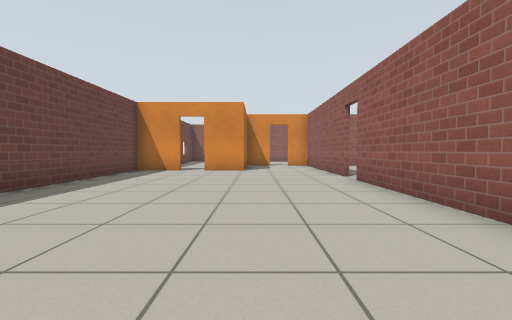
[1] (above)

16 first-person views from a walk through a Gazebo world. The camera is 0.72 m above the floor, tilts 2° down and sees 90° across. The floor is counted in squares, 1 m on a side. Each view is taken from the middle of a square. On the plan, view 1 faces up. The plan holds only what a view shows up to about 9 squares ahead; the rest is blank. Simple patterns stand in for the simulator's built-in surfaces.

[2]
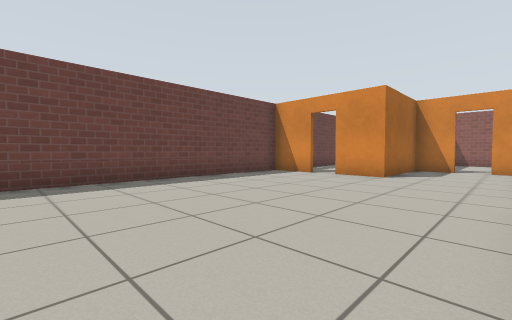

[3]
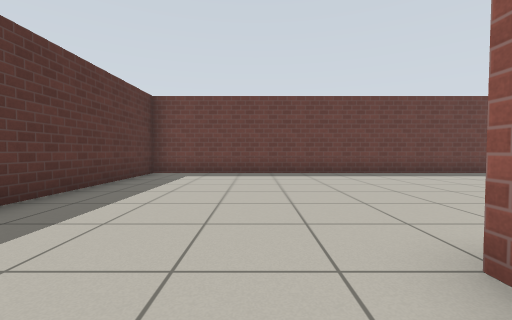

[4]
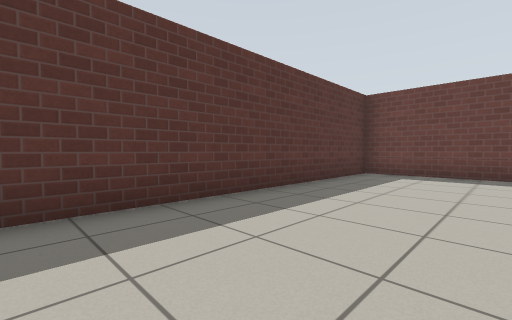

[5]
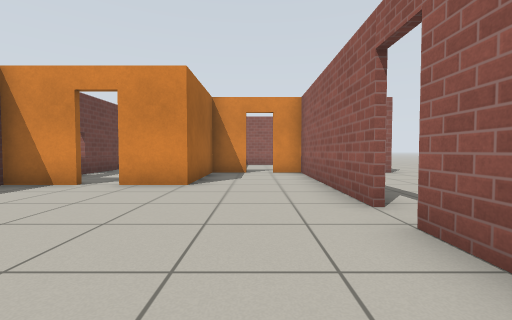

[6]
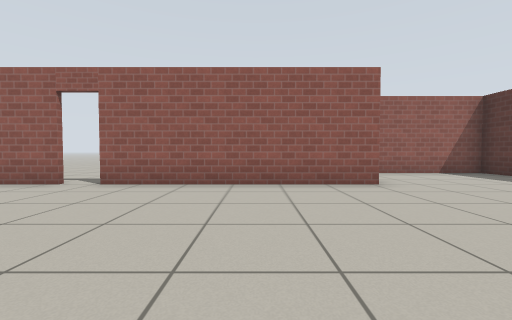

[7]
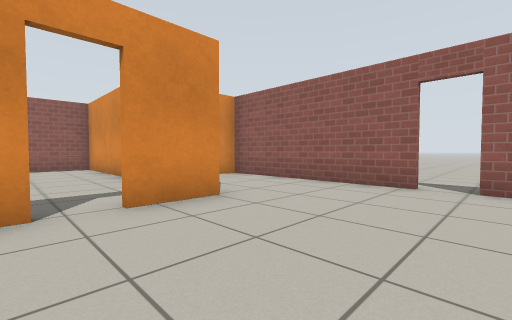

[8]
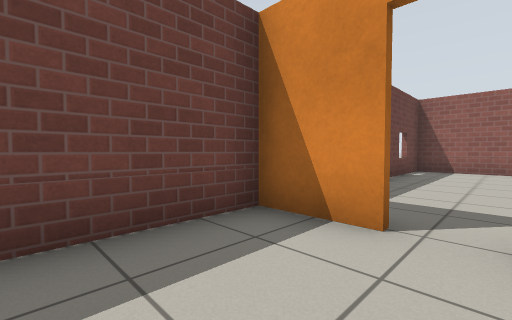

[9]
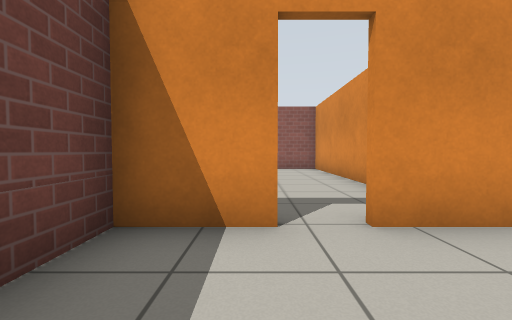

[10]
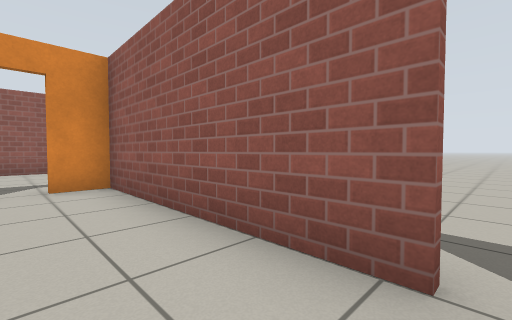

[11]
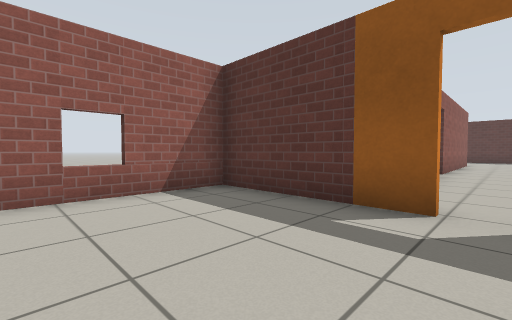

[12]
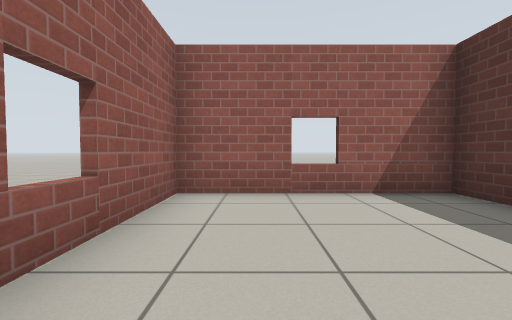

[13]
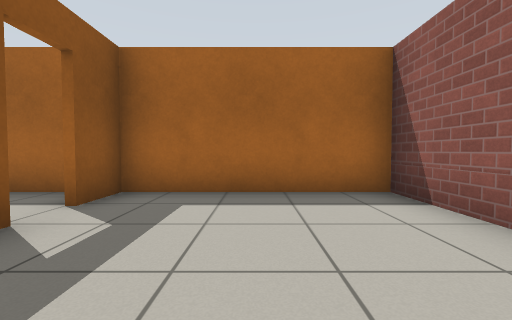

[14]
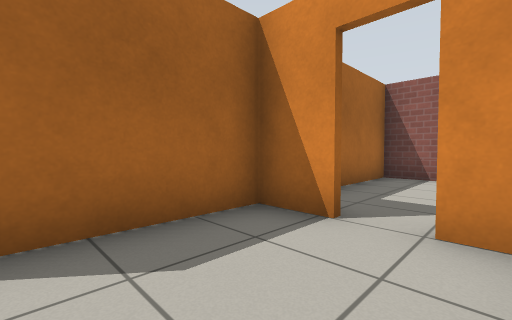

[15]
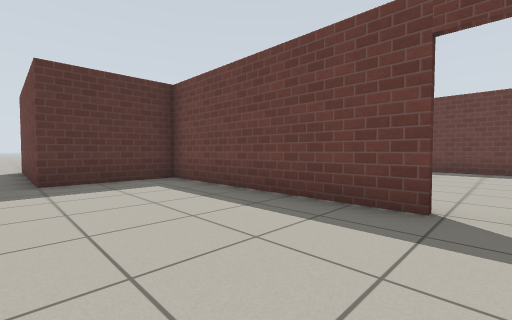

[16]
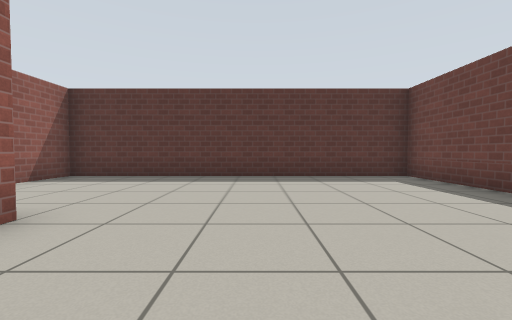

### Floor plan
Points are (right, up) in squares from view 1. A wall is a line through its corners. A room is listed if a view was taken in it or the views show most of it. See-through windows are left out.
Room 1 (views 1, 2, 3, 4, 5, 6, 7, 8, 9, 10, 14, 16)
walls: (2.5, 0.2) (2.5, 6.4); (2.5, 7.2) (2.5, 12.5) (1.5, 12.5); (-2.8, 9.4) (-4.3, 9.4) (-4.3, -4.3) (5.3, -4.3) (5.3, -1); (-0.4, 12.5) (-0.4, 9.4) (-2, 9.4); (0.7, 12.5) (-0.6, 12.5)
ways out: open door at (1, 13) to room 2; open door at (2.5, 7) to room 3; open door at (-2.5, 9.5) to room 4
Room 2 (views 11, 12, 13)
walls: (1.5, 12.6) (5.3, 12.6) (5.3, 17.4) (-0.4, 17.4) (-0.4, 12.6) (0.7, 12.6)
ways out: open door at (1, 13) to room 1
Room 3 (view 15)
walls: (2.6, 6.4) (2.6, 0.5) (5.5, 0.5) (5.5, -4.5)
ways out: open door at (2.5, 7) to room 1
Room 4 (no view inside)
walls: (-0.6, 12.5) (-0.6, 16.4); (-1.5, 17.4) (-4.3, 17.4) (-4.3, 11.8)
ways out: open door at (-2.5, 9.5) to room 1

Where each view was taken, in squares from view 1:
view 1: 0 up, 0 right, facing up
view 2: 2 up, 2 right, facing up-left
view 3: 1 down, 4 right, facing left
view 4: 1 down, 4 right, facing down-left
view 5: 4 up, 1 right, facing up
view 6: 3 up, 3 left, facing right
view 7: 6 up, 3 left, facing up-right
view 8: 7 up, 2 left, facing up-left
view 9: 7 up, 3 left, facing up
view 10: 7 up, 1 right, facing up-right
view 11: 16 up, 1 right, facing down-right
view 12: 16 up, 1 right, facing right
view 13: 15 up, 4 right, facing left
view 14: 10 up, 2 right, facing up-left
view 15: 7 up, 6 right, facing down-left
view 16: 3 up, 0 right, facing down
